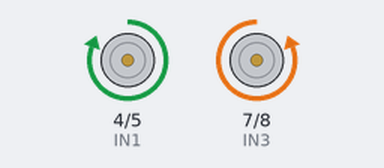
Recording of a sketch running on a simulated Arduino Uno, built with avr-gcc and run on an emulated ATmega328P. Parts: motor-driver pin pairs drawn as motors (green arrow = first pin HIGH = forward, orange = second pin HIGH = backward, longer = more drive, scaled by the enable pin).

Above: at 1.0 s.
At 2.5 s:
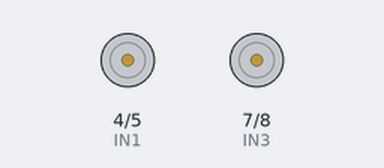
At 4.0 s:
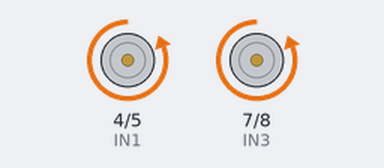
Timing chart, 0 to 7.8 s (numbered marks = the images above):
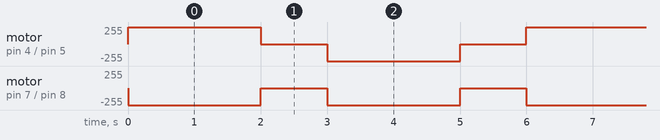

Measured:
- by itself, motor on pin 4 (IN1) / pin 5 (IN2): repeats every 6.0 s: stopped 1.0 s, backward 255/255 2.0 s, stopped 1.0 s, forward 255/255 2.0 s
- by itself, motor on pin 7 (IN3) / pin 8 (IN4): alternates backward 255/255 for 2.0 s and stopped for 1.0 s

The sketch:

dcmotor.ino
```cpp
#define ENA 3    // Enable pin for Motor A
#define IN1 4    // Input 1 pin for Motor A
#define IN2 5    // Input 2 pin for Motor A
#define ENB 6    // Enable pin for Motor B
#define IN3 7    // Input 1 pin for Motor B
#define IN4 8    // Input 2 pin for Motor B

void setup() {
  // Set pin modes
  pinMode(ENA, OUTPUT);
  pinMode(IN1, OUTPUT);
  pinMode(IN2, OUTPUT);
  pinMode(ENB, OUTPUT);
  pinMode(IN3, OUTPUT);
  pinMode(IN4, OUTPUT);
}

void loop() {
  // Move both motors forward
  motorControl(255, HIGH, LOW, 255, LOW, HIGH);  // Speed: 255 (max), Direction: Forward
  delay(2000);                                   // Move forward for 2 seconds

  // Stop both motors
  motorControl(0, LOW, LOW, 0, LOW, LOW);         // Speed: 0 (Stop), Direction: None
  delay(1000);                                   // Pause for 1 second

  // Move both motors backward
  motorControl(255, LOW, HIGH, 255, LOW, HIGH);  // Speed: 255 (max), Direction: Backward
  delay(2000);                                  // Move backward for 2 seconds

  // Stop both motors
  motorControl(0, LOW, LOW, 0, LOW, LOW);        // Speed: 0 (Stop), Direction: None
  delay(1000);                                  // Pause for 1 second
}

// Function to control the motors
void motorControl(int speedA, bool in1StateA, bool in2StateA, int speedB, bool in3StateB, bool in4StateB) {
  analogWrite(ENA, speedA);  // Set motor A speed using PWM
  digitalWrite(IN1, in1StateA);
  digitalWrite(IN2, in2StateA);

  analogWrite(ENB, speedB);  // Set motor B speed using PWM
  digitalWrite(IN3, in3StateB);
  digitalWrite(IN4, in4StateB);
}
```
